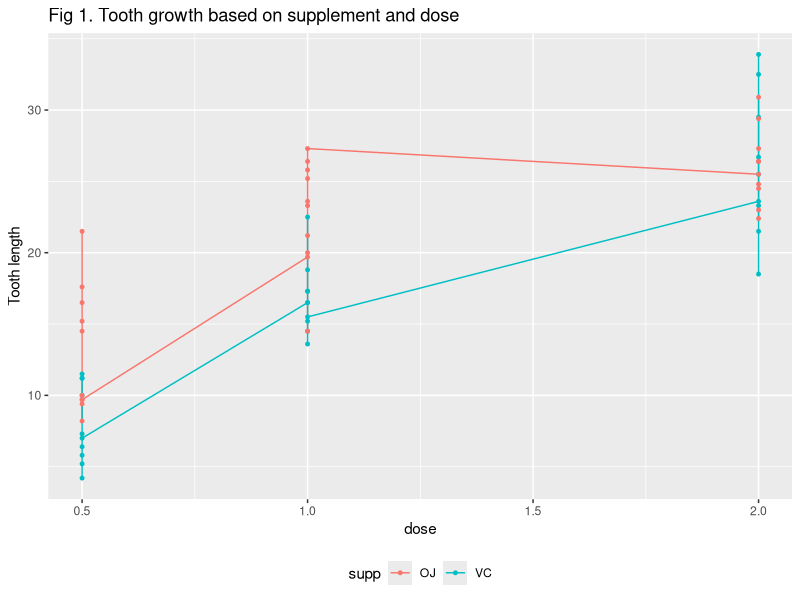

The R script that drew this image:
## ---- chunk 1
require(plyr)
require(ggplot2)
require(lattice)
## ---- chunk 2
data(ToothGrowth)
## ---- chunk 3

ggplot(ToothGrowth, aes(x=dose, y=len, colour=supp)) + 
    geom_line(aes(group=supp)) +
    geom_point(size=1)+ theme(legend.position="bottom") +ylab("Tooth length") +
    ggtitle("Fig 1. Tooth growth based on supplement and dose")
## ---- chunk 4
  tTestSupp <- t.test(len~supp, var.equal=T, data=ToothGrowth)
  tTestSupp
## ---- chunk 5
tTestOJDosePt5And1Pt0 <- t.test(len~dose, var.equal=T, 
    data=subset(ToothGrowth, ToothGrowth$supp=='OJ' & ToothGrowth$dose %in% c(0.5,1)))
tTestVCDosePt5And1Pt0 <- t.test(ToothGrowth$len, ToothGrowth$dose, var.equal=T, 
    data=subset(ToothGrowth, ToothGrowth$supp=='VC' & ToothGrowth$dose %in% c(0.5,1)))


tTestOJDosePt5And2Pt0 <- t.test(len~dose, var.equal=T, 
  data=subset(ToothGrowth, ToothGrowth$supp=='OJ' & ToothGrowth$dose %in% c(0.5,2.0)))
tTestVCDosePt5And2Pt0 <- t.test(ToothGrowth$len, ToothGrowth$dose, var.equal=T, 
  data=subset(ToothGrowth, ToothGrowth$supp=='VC' & ToothGrowth$dose %in% c(0.5,2.0)))

tTestOJDose1Pt0And2Pt0 <- t.test(len~dose, var.equal=T, 
    data=subset(ToothGrowth, ToothGrowth$supp=='OJ' & ToothGrowth$dose %in% c(1.0,2.0)))
tTestVCDose1Pt0And2Pt0 <- t.test(ToothGrowth$len, ToothGrowth$dose, var.equal=T, 
    data=subset(ToothGrowth, ToothGrowth$supp=='VC' & ToothGrowth$dose %in% c(1.0,2.0)))
## ---- chunk 6
options("scipen"=100, "digits"=4)
tResultsVariousDoses <-  rbind(
c("OJ - 0.5 and 1.0",signif(tTestOJDosePt5And1Pt0$statistic,digits=3),
    signif(tTestOJDosePt5And1Pt0$p.value,digits=3),tTestOJDosePt5And1Pt0$p.value<0.05),
c("VC - 0.5 and 1.0",signif(tTestVCDosePt5And1Pt0$statistic,digits=3),signif(tTestOJDosePt5And1Pt0$p.value,digits=3),tTestOJDosePt5And1Pt0$p.value<0.05),
c("OJ - 0.5 and 2.0",signif(tTestOJDosePt5And2Pt0$statistic,digits=3),
  signif(tTestOJDosePt5And2Pt0$p.value,digits=3),tTestOJDosePt5And2Pt0$p.value<0.05),
c("VC - 0.5 and 2.0",signif(tTestVCDosePt5And2Pt0$statistic,digits=3),
  signif(tTestOJDosePt5And2Pt0$p.value,digits=3),tTestOJDosePt5And2Pt0$p.value<0.05),
c("OJ - 1.0 and 2.0",signif(tTestOJDose1Pt0And2Pt0$statistic,digits=3),
  signif(tTestOJDose1Pt0And2Pt0$p.value,digits=3),tTestOJDose1Pt0And2Pt0$p.value<0.05),
c("VC - 1.0 and 2.0",signif(tTestVCDose1Pt0And2Pt0$statistic,digits=3),
  signif(tTestOJDose1Pt0And2Pt0$p.value,digits=3),tTestOJDose1Pt0And2Pt0$p.value<0.05))
colnames(tResultsVariousDoses ) <-c("Test", "tValue", "pValue","Reject Null?")
tResultsVariousDoses
